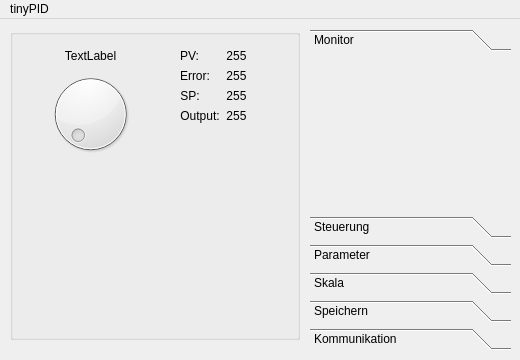
<?xml version="1.0" encoding="UTF-8"?>
<ui version="4.0">
 <class>MainWindow</class>
 <widget class="QMainWindow" name="MainWindow">
  <property name="geometry">
   <rect>
    <x>0</x>
    <y>0</y>
    <width>520</width>
    <height>360</height>
   </rect>
  </property>
  <property name="sizePolicy">
   <sizepolicy hsizetype="Fixed" vsizetype="Fixed">
    <horstretch>0</horstretch>
    <verstretch>0</verstretch>
   </sizepolicy>
  </property>
  <property name="minimumSize">
   <size>
    <width>520</width>
    <height>360</height>
   </size>
  </property>
  <property name="maximumSize">
   <size>
    <width>530</width>
    <height>370</height>
   </size>
  </property>
  <property name="windowTitle">
   <string>tinyPID</string>
  </property>
  <widget class="QWidget" name="centralwidget">
   <widget class="QToolBox" name="toolBox">
    <property name="geometry">
     <rect>
      <x>310</x>
      <y>10</y>
      <width>201</width>
      <height>321</height>
     </rect>
    </property>
    <property name="frameShape">
     <enum>QFrame::NoFrame</enum>
    </property>
    <property name="frameShadow">
     <enum>QFrame::Raised</enum>
    </property>
    <property name="currentIndex">
     <number>0</number>
    </property>
    <widget class="QWidget" name="page_6">
     <property name="geometry">
      <rect>
       <x>0</x>
       <y>0</y>
       <width>191</width>
       <height>155</height>
      </rect>
     </property>
     <attribute name="label">
      <string>Monitor</string>
     </attribute>
    </widget>
    <widget class="QWidget" name="page_5">
     <property name="geometry">
      <rect>
       <x>0</x>
       <y>0</y>
       <width>191</width>
       <height>155</height>
      </rect>
     </property>
     <attribute name="label">
      <string>Steuerung</string>
     </attribute>
     <widget class="QWidget" name="layoutWidget">
      <property name="geometry">
       <rect>
        <x>0</x>
        <y>70</y>
        <width>141</width>
        <height>31</height>
       </rect>
      </property>
      <layout class="QHBoxLayout" name="horizontalLayout">
       <item>
        <widget class="QRadioButton" name="autoRadioButton">
         <property name="text">
          <string>auto</string>
         </property>
        </widget>
       </item>
       <item>
        <widget class="QRadioButton" name="manRadioButton">
         <property name="text">
          <string>manuell</string>
         </property>
        </widget>
       </item>
      </layout>
     </widget>
     <widget class="QWidget" name="layoutWidget">
      <property name="geometry">
       <rect>
        <x>2</x>
        <y>0</y>
        <width>141</width>
        <height>50</height>
       </rect>
      </property>
      <layout class="QFormLayout" name="formLayout_6">
       <item row="0" column="0">
        <widget class="QLabel" name="label_3">
         <property name="sizePolicy">
          <sizepolicy hsizetype="Maximum" vsizetype="Preferred">
           <horstretch>0</horstretch>
           <verstretch>0</verstretch>
          </sizepolicy>
         </property>
         <property name="text">
          <string>SP:</string>
         </property>
         <property name="alignment">
          <set>Qt::AlignCenter</set>
         </property>
        </widget>
       </item>
       <item row="0" column="1">
        <widget class="QSpinBox" name="setpoint">
         <property name="frame">
          <bool>true</bool>
         </property>
         <property name="buttonSymbols">
          <enum>QAbstractSpinBox::UpDownArrows</enum>
         </property>
         <property name="accelerated">
          <bool>true</bool>
         </property>
         <property name="maximum">
          <number>255</number>
         </property>
        </widget>
       </item>
       <item row="1" column="0">
        <widget class="QLabel" name="label_4">
         <property name="text">
          <string>Output:</string>
         </property>
         <property name="alignment">
          <set>Qt::AlignCenter</set>
         </property>
        </widget>
       </item>
       <item row="1" column="1">
        <widget class="QSpinBox" name="output">
         <property name="accelerated">
          <bool>true</bool>
         </property>
         <property name="maximum">
          <number>255</number>
         </property>
        </widget>
       </item>
      </layout>
     </widget>
    </widget>
    <widget class="QWidget" name="page_2">
     <property name="geometry">
      <rect>
       <x>0</x>
       <y>0</y>
       <width>191</width>
       <height>155</height>
      </rect>
     </property>
     <attribute name="label">
      <string>Parameter</string>
     </attribute>
     <widget class="QWidget" name="formLayoutWidget_2">
      <property name="geometry">
       <rect>
        <x>0</x>
        <y>0</y>
        <width>91</width>
        <height>80</height>
       </rect>
      </property>
      <layout class="QFormLayout" name="formLayout_2">
       <property name="fieldGrowthPolicy">
        <enum>QFormLayout::ExpandingFieldsGrow</enum>
       </property>
       <item row="0" column="0">
        <widget class="QLabel" name="kpLabel">
         <property name="text">
          <string>&lt;!DOCTYPE HTML PUBLIC &quot;-//W3C//DTD HTML 4.0//EN&quot; &quot;http://www.w3.org/TR/REC-html40/strict.dtd&quot;&gt;
&lt;html&gt;&lt;head&gt;&lt;meta name=&quot;qrichtext&quot; content=&quot;1&quot; /&gt;&lt;style type=&quot;text/css&quot;&gt;
p, li { white-space: pre-wrap; }
&lt;/style&gt;&lt;/head&gt;&lt;body style=&quot; font-family:'Sans Serif'; font-size:9pt; font-weight:400; font-style:normal;&quot;&gt;
&lt;p align=&quot;center&quot; style=&quot; margin-top:0px; margin-bottom:0px; margin-left:0px; margin-right:0px; -qt-block-indent:0; text-indent:0px;&quot;&gt;K&lt;span style=&quot; vertical-align:sub;&quot;&gt;P&lt;/span&gt;&lt;/p&gt;&lt;/body&gt;&lt;/html&gt;</string>
         </property>
        </widget>
       </item>
       <item row="1" column="0">
        <widget class="QLabel" name="kiLabel">
         <property name="text">
          <string>&lt;!DOCTYPE HTML PUBLIC &quot;-//W3C//DTD HTML 4.0//EN&quot; &quot;http://www.w3.org/TR/REC-html40/strict.dtd&quot;&gt;
&lt;html&gt;&lt;head&gt;&lt;meta name=&quot;qrichtext&quot; content=&quot;1&quot; /&gt;&lt;style type=&quot;text/css&quot;&gt;
p, li { white-space: pre-wrap; }
&lt;/style&gt;&lt;/head&gt;&lt;body style=&quot; font-family:'Sans Serif'; font-size:9pt; font-weight:400; font-style:normal;&quot;&gt;
&lt;p align=&quot;center&quot; style=&quot; margin-top:0px; margin-bottom:0px; margin-left:0px; margin-right:0px; -qt-block-indent:0; text-indent:0px;&quot;&gt;K&lt;span style=&quot; vertical-align:sub;&quot;&gt;I&lt;/span&gt;&lt;/p&gt;&lt;/body&gt;&lt;/html&gt;</string>
         </property>
        </widget>
       </item>
       <item row="2" column="0">
        <widget class="QLabel" name="kdLabel">
         <property name="text">
          <string>&lt;!DOCTYPE HTML PUBLIC &quot;-//W3C//DTD HTML 4.0//EN&quot; &quot;http://www.w3.org/TR/REC-html40/strict.dtd&quot;&gt;
&lt;html&gt;&lt;head&gt;&lt;meta name=&quot;qrichtext&quot; content=&quot;1&quot; /&gt;&lt;style type=&quot;text/css&quot;&gt;
p, li { white-space: pre-wrap; }
&lt;/style&gt;&lt;/head&gt;&lt;body style=&quot; font-family:'Sans Serif'; font-size:9pt; font-weight:400; font-style:normal;&quot;&gt;
&lt;p align=&quot;center&quot; style=&quot; margin-top:0px; margin-bottom:0px; margin-left:0px; margin-right:0px; -qt-block-indent:0; text-indent:0px;&quot;&gt;K&lt;span style=&quot; vertical-align:sub;&quot;&gt;D&lt;/span&gt;&lt;/p&gt;&lt;/body&gt;&lt;/html&gt;</string>
         </property>
        </widget>
       </item>
       <item row="0" column="1">
        <widget class="QDoubleSpinBox" name="kpDoubleSpinBox">
         <property name="accelerated">
          <bool>false</bool>
         </property>
        </widget>
       </item>
       <item row="1" column="1">
        <widget class="QDoubleSpinBox" name="kiDoubleSpinBox">
         <property name="accelerated">
          <bool>false</bool>
         </property>
        </widget>
       </item>
       <item row="2" column="1">
        <widget class="QDoubleSpinBox" name="kdDoubleSpinBox">
         <property name="accelerated">
          <bool>false</bool>
         </property>
        </widget>
       </item>
      </layout>
     </widget>
     <widget class="QWidget" name="formLayoutWidget_3">
      <property name="geometry">
       <rect>
        <x>90</x>
        <y>20</y>
        <width>81</width>
        <height>60</height>
       </rect>
      </property>
      <layout class="QFormLayout" name="formLayout_4">
       <property name="fieldGrowthPolicy">
        <enum>QFormLayout::ExpandingFieldsGrow</enum>
       </property>
       <item row="1" column="0">
        <widget class="QLabel" name="tvLabel">
         <property name="text">
          <string>&lt;!DOCTYPE HTML PUBLIC &quot;-//W3C//DTD HTML 4.0//EN&quot; &quot;http://www.w3.org/TR/REC-html40/strict.dtd&quot;&gt;
&lt;html&gt;&lt;head&gt;&lt;meta name=&quot;qrichtext&quot; content=&quot;1&quot; /&gt;&lt;style type=&quot;text/css&quot;&gt;
p, li { white-space: pre-wrap; }
&lt;/style&gt;&lt;/head&gt;&lt;body style=&quot; font-family:'Sans Serif'; font-size:9pt; font-weight:400; font-style:normal;&quot;&gt;
&lt;p align=&quot;center&quot; style=&quot; margin-top:0px; margin-bottom:0px; margin-left:0px; margin-right:0px; -qt-block-indent:0; text-indent:0px;&quot;&gt;T&lt;span style=&quot; vertical-align:sub;&quot;&gt;V&lt;/span&gt;&lt;/p&gt;&lt;/body&gt;&lt;/html&gt;</string>
         </property>
        </widget>
       </item>
       <item row="0" column="0">
        <widget class="QLabel" name="tnLabel">
         <property name="text">
          <string>&lt;!DOCTYPE HTML PUBLIC &quot;-//W3C//DTD HTML 4.0//EN&quot; &quot;http://www.w3.org/TR/REC-html40/strict.dtd&quot;&gt;
&lt;html&gt;&lt;head&gt;&lt;meta name=&quot;qrichtext&quot; content=&quot;1&quot; /&gt;&lt;style type=&quot;text/css&quot;&gt;
p, li { white-space: pre-wrap; }
&lt;/style&gt;&lt;/head&gt;&lt;body style=&quot; font-family:'Sans Serif'; font-size:9pt; font-weight:400; font-style:normal;&quot;&gt;
&lt;p align=&quot;center&quot; style=&quot; margin-top:0px; margin-bottom:0px; margin-left:0px; margin-right:0px; -qt-block-indent:0; text-indent:0px;&quot;&gt;T&lt;span style=&quot; vertical-align:sub;&quot;&gt;N&lt;/span&gt;&lt;/p&gt;&lt;/body&gt;&lt;/html&gt;</string>
         </property>
        </widget>
       </item>
       <item row="1" column="1">
        <widget class="QDoubleSpinBox" name="tvDoubleSpinBox">
         <property name="enabled">
          <bool>false</bool>
         </property>
         <property name="buttonSymbols">
          <enum>QAbstractSpinBox::NoButtons</enum>
         </property>
        </widget>
       </item>
       <item row="0" column="1">
        <widget class="QDoubleSpinBox" name="tnDoubleSpinBox">
         <property name="enabled">
          <bool>false</bool>
         </property>
         <property name="buttonSymbols">
          <enum>QAbstractSpinBox::NoButtons</enum>
         </property>
        </widget>
       </item>
      </layout>
     </widget>
     <widget class="QDialogButtonBox" name="ParameterButtonBox">
      <property name="geometry">
       <rect>
        <x>0</x>
        <y>100</y>
        <width>176</width>
        <height>25</height>
       </rect>
      </property>
      <property name="standardButtons">
       <set>QDialogButtonBox::Ok|QDialogButtonBox::Reset</set>
      </property>
     </widget>
    </widget>
    <widget class="QWidget" name="page_4">
     <property name="geometry">
      <rect>
       <x>0</x>
       <y>0</y>
       <width>191</width>
       <height>155</height>
      </rect>
     </property>
     <attribute name="label">
      <string>Skala</string>
     </attribute>
     <widget class="QWidget" name="formLayoutWidget_4">
      <property name="geometry">
       <rect>
        <x>0</x>
        <y>0</y>
        <width>101</width>
        <height>111</height>
       </rect>
      </property>
      <layout class="QFormLayout" name="formLayout_5">
       <item row="0" column="0">
        <widget class="QLabel" name="xminLabel">
         <property name="text">
          <string>&lt;!DOCTYPE HTML PUBLIC &quot;-//W3C//DTD HTML 4.0//EN&quot; &quot;http://www.w3.org/TR/REC-html40/strict.dtd&quot;&gt;
&lt;html&gt;&lt;head&gt;&lt;meta name=&quot;qrichtext&quot; content=&quot;1&quot; /&gt;&lt;style type=&quot;text/css&quot;&gt;
p, li { white-space: pre-wrap; }
&lt;/style&gt;&lt;/head&gt;&lt;body style=&quot; font-family:'Sans Serif'; font-size:9pt; font-weight:400; font-style:normal;&quot;&gt;
&lt;p style=&quot; margin-top:0px; margin-bottom:0px; margin-left:0px; margin-right:0px; -qt-block-indent:0; text-indent:0px;&quot;&gt;&lt;span style=&quot; font-size:12pt;&quot;&gt;x&lt;/span&gt;&lt;span style=&quot; font-size:12pt; vertical-align:sub;&quot;&gt;min&lt;/span&gt;&lt;/p&gt;&lt;/body&gt;&lt;/html&gt;</string>
         </property>
        </widget>
       </item>
       <item row="0" column="1">
        <widget class="QSpinBox" name="xminSpinBox">
         <property name="maximum">
          <number>255</number>
         </property>
        </widget>
       </item>
       <item row="1" column="0">
        <widget class="QLabel" name="xmaxLabel">
         <property name="text">
          <string>&lt;!DOCTYPE HTML PUBLIC &quot;-//W3C//DTD HTML 4.0//EN&quot; &quot;http://www.w3.org/TR/REC-html40/strict.dtd&quot;&gt;
&lt;html&gt;&lt;head&gt;&lt;meta name=&quot;qrichtext&quot; content=&quot;1&quot; /&gt;&lt;style type=&quot;text/css&quot;&gt;
p, li { white-space: pre-wrap; }
&lt;/style&gt;&lt;/head&gt;&lt;body style=&quot; font-family:'Sans Serif'; font-size:9pt; font-weight:400; font-style:normal;&quot;&gt;
&lt;p style=&quot; margin-top:0px; margin-bottom:0px; margin-left:0px; margin-right:0px; -qt-block-indent:0; text-indent:0px;&quot;&gt;&lt;span style=&quot; font-size:12pt;&quot;&gt;x&lt;/span&gt;&lt;span style=&quot; font-size:12pt; vertical-align:sub;&quot;&gt;max&lt;/span&gt;&lt;/p&gt;&lt;/body&gt;&lt;/html&gt;</string>
         </property>
        </widget>
       </item>
       <item row="1" column="1">
        <widget class="QSpinBox" name="xmaxSpinBox">
         <property name="maximum">
          <number>255</number>
         </property>
        </widget>
       </item>
       <item row="2" column="0">
        <widget class="QLabel" name="yminLabel">
         <property name="text">
          <string>&lt;!DOCTYPE HTML PUBLIC &quot;-//W3C//DTD HTML 4.0//EN&quot; &quot;http://www.w3.org/TR/REC-html40/strict.dtd&quot;&gt;
&lt;html&gt;&lt;head&gt;&lt;meta name=&quot;qrichtext&quot; content=&quot;1&quot; /&gt;&lt;style type=&quot;text/css&quot;&gt;
p, li { white-space: pre-wrap; }
&lt;/style&gt;&lt;/head&gt;&lt;body style=&quot; font-family:'Sans Serif'; font-size:9pt; font-weight:400; font-style:normal;&quot;&gt;
&lt;p style=&quot; margin-top:0px; margin-bottom:0px; margin-left:0px; margin-right:0px; -qt-block-indent:0; text-indent:0px;&quot;&gt;&lt;span style=&quot; font-size:12pt;&quot;&gt;y&lt;/span&gt;&lt;span style=&quot; font-size:12pt; vertical-align:sub;&quot;&gt;min&lt;/span&gt;&lt;/p&gt;&lt;/body&gt;&lt;/html&gt;</string>
         </property>
        </widget>
       </item>
       <item row="2" column="1">
        <widget class="QSpinBox" name="yminSpinBox">
         <property name="maximum">
          <number>255</number>
         </property>
        </widget>
       </item>
       <item row="3" column="0">
        <widget class="QLabel" name="ymaxLabel">
         <property name="text">
          <string>&lt;!DOCTYPE HTML PUBLIC &quot;-//W3C//DTD HTML 4.0//EN&quot; &quot;http://www.w3.org/TR/REC-html40/strict.dtd&quot;&gt;
&lt;html&gt;&lt;head&gt;&lt;meta name=&quot;qrichtext&quot; content=&quot;1&quot; /&gt;&lt;style type=&quot;text/css&quot;&gt;
p, li { white-space: pre-wrap; }
&lt;/style&gt;&lt;/head&gt;&lt;body style=&quot; font-family:'Sans Serif'; font-size:9pt; font-weight:400; font-style:normal;&quot;&gt;
&lt;p style=&quot; margin-top:0px; margin-bottom:0px; margin-left:0px; margin-right:0px; -qt-block-indent:0; text-indent:0px;&quot;&gt;&lt;span style=&quot; font-size:12pt;&quot;&gt;y&lt;/span&gt;&lt;span style=&quot; font-size:12pt; vertical-align:sub;&quot;&gt;max&lt;/span&gt;&lt;/p&gt;&lt;/body&gt;&lt;/html&gt;</string>
         </property>
        </widget>
       </item>
       <item row="3" column="1">
        <widget class="QSpinBox" name="ymaxSpinBox">
         <property name="maximum">
          <number>255</number>
         </property>
        </widget>
       </item>
      </layout>
     </widget>
     <widget class="QDialogButtonBox" name="ScaleButtonBox">
      <property name="geometry">
       <rect>
        <x>0</x>
        <y>120</y>
        <width>176</width>
        <height>25</height>
       </rect>
      </property>
      <property name="standardButtons">
       <set>QDialogButtonBox::Ok|QDialogButtonBox::Reset</set>
      </property>
     </widget>
    </widget>
    <widget class="QWidget" name="page_3">
     <property name="geometry">
      <rect>
       <x>0</x>
       <y>0</y>
       <width>191</width>
       <height>155</height>
      </rect>
     </property>
     <attribute name="label">
      <string>Speichern</string>
     </attribute>
     <widget class="QWidget" name="layoutWidget">
      <property name="geometry">
       <rect>
        <x>0</x>
        <y>10</y>
        <width>81</width>
        <height>52</height>
       </rect>
      </property>
      <layout class="QVBoxLayout" name="verticalLayout_4">
       <item>
        <widget class="QPushButton" name="eepromButton">
         <property name="text">
          <string>EEPROM</string>
         </property>
        </widget>
       </item>
       <item>
        <widget class="QPushButton" name="fileButton">
         <property name="text">
          <string>Datei</string>
         </property>
        </widget>
       </item>
      </layout>
     </widget>
    </widget>
    <widget class="QWidget" name="page">
     <property name="geometry">
      <rect>
       <x>0</x>
       <y>0</y>
       <width>191</width>
       <height>155</height>
      </rect>
     </property>
     <attribute name="label">
      <string>Kommunikation</string>
     </attribute>
     <widget class="QWidget" name="layoutWidget">
      <property name="geometry">
       <rect>
        <x>0</x>
        <y>0</y>
        <width>139</width>
        <height>148</height>
       </rect>
      </property>
      <layout class="QVBoxLayout" name="verticalLayout_3">
       <item>
        <layout class="QFormLayout" name="formLayout_3">
         <property name="fieldGrowthPolicy">
          <enum>QFormLayout::ExpandingFieldsGrow</enum>
         </property>
         <item row="0" column="0">
          <widget class="QLabel" name="portLabel">
           <property name="text">
            <string>Port</string>
           </property>
          </widget>
         </item>
         <item row="0" column="1">
          <widget class="QLineEdit" name="portLineEdit">
           <property name="text">
            <string>/dev/ttyUSB0</string>
           </property>
          </widget>
         </item>
         <item row="1" column="0">
          <widget class="QLabel" name="speedLabel">
           <property name="text">
            <string>Speed</string>
           </property>
          </widget>
         </item>
         <item row="1" column="1">
          <widget class="QLineEdit" name="speedLineEdit">
           <property name="text">
            <string>19200</string>
           </property>
          </widget>
         </item>
         <item row="2" column="0">
          <widget class="QLabel" name="updateLabel">
           <property name="text">
            <string>Update</string>
           </property>
          </widget>
         </item>
         <item row="2" column="1">
          <widget class="QDoubleSpinBox" name="updateDoubleSpinBox">
           <property name="decimals">
            <number>1</number>
           </property>
           <property name="maximum">
            <double>10.000000000000000</double>
           </property>
           <property name="singleStep">
            <double>0.100000000000000</double>
           </property>
          </widget>
         </item>
        </layout>
       </item>
       <item>
        <widget class="QCheckBox" name="connectCheckBox">
         <property name="text">
          <string>Auto-Connect</string>
         </property>
        </widget>
       </item>
       <item>
        <widget class="QPushButton" name="connectButton">
         <property name="text">
          <string>Connect</string>
         </property>
        </widget>
       </item>
       <item>
        <widget class="QLabel" name="connectionLabel">
         <property name="text">
          <string/>
         </property>
        </widget>
       </item>
      </layout>
     </widget>
    </widget>
   </widget>
   <widget class="QGroupBox" name="groupBox">
    <property name="geometry">
     <rect>
      <x>10</x>
      <y>10</y>
      <width>290</width>
      <height>311</height>
     </rect>
    </property>
    <widget class="QWidget" name="layoutWidget">
     <property name="geometry">
      <rect>
       <x>20</x>
       <y>20</y>
       <width>121</width>
       <height>110</height>
      </rect>
     </property>
     <layout class="QVBoxLayout" name="verticalLayout_2">
      <item>
       <widget class="QLabel" name="dialLabel">
        <property name="text">
         <string>TextLabel</string>
        </property>
        <property name="alignment">
         <set>Qt::AlignCenter</set>
        </property>
       </widget>
      </item>
      <item>
       <widget class="QDial" name="dial">
        <property name="maximum">
         <number>255</number>
        </property>
        <property name="wrapping">
         <bool>false</bool>
        </property>
        <property name="notchesVisible">
         <bool>false</bool>
        </property>
       </widget>
      </item>
     </layout>
    </widget>
    <widget class="QWidget" name="formLayoutWidget">
     <property name="geometry">
      <rect>
       <x>170</x>
       <y>20</y>
       <width>101</width>
       <height>86</height>
      </rect>
     </property>
     <layout class="QFormLayout" name="formLayout">
      <property name="fieldGrowthPolicy">
       <enum>QFormLayout::ExpandingFieldsGrow</enum>
      </property>
      <item row="0" column="0">
       <widget class="QLabel" name="label">
        <property name="text">
         <string>PV:</string>
        </property>
        <property name="alignment">
         <set>Qt::AlignCenter</set>
        </property>
       </widget>
      </item>
      <item row="1" column="0">
       <widget class="QLabel" name="label_2">
        <property name="text">
         <string>Error:</string>
        </property>
        <property name="alignment">
         <set>Qt::AlignCenter</set>
        </property>
       </widget>
      </item>
      <item row="2" column="0">
       <widget class="QLabel" name="label_6">
        <property name="sizePolicy">
         <sizepolicy hsizetype="Maximum" vsizetype="Preferred">
          <horstretch>0</horstretch>
          <verstretch>0</verstretch>
         </sizepolicy>
        </property>
        <property name="text">
         <string>SP:</string>
        </property>
        <property name="alignment">
         <set>Qt::AlignCenter</set>
        </property>
       </widget>
      </item>
      <item row="3" column="0">
       <widget class="QLabel" name="label_5">
        <property name="text">
         <string>Output:</string>
        </property>
        <property name="alignment">
         <set>Qt::AlignCenter</set>
        </property>
       </widget>
      </item>
      <item row="2" column="1">
       <widget class="QLabel" name="setpointLabel">
        <property name="text">
         <string>255</string>
        </property>
        <property name="alignment">
         <set>Qt::AlignCenter</set>
        </property>
        <property name="margin">
         <number>2</number>
        </property>
        <property name="indent">
         <number>-1</number>
        </property>
       </widget>
      </item>
      <item row="3" column="1">
       <widget class="QLabel" name="outputLabel">
        <property name="text">
         <string>255</string>
        </property>
        <property name="alignment">
         <set>Qt::AlignCenter</set>
        </property>
        <property name="margin">
         <number>2</number>
        </property>
       </widget>
      </item>
      <item row="0" column="1">
       <widget class="QLabel" name="pvLabel">
        <property name="text">
         <string>255</string>
        </property>
        <property name="alignment">
         <set>Qt::AlignCenter</set>
        </property>
        <property name="margin">
         <number>2</number>
        </property>
       </widget>
      </item>
      <item row="1" column="1">
       <widget class="QLabel" name="errorLabel">
        <property name="text">
         <string>255</string>
        </property>
        <property name="alignment">
         <set>Qt::AlignCenter</set>
        </property>
        <property name="margin">
         <number>2</number>
        </property>
        <property name="indent">
         <number>-1</number>
        </property>
       </widget>
      </item>
     </layout>
    </widget>
   </widget>
  </widget>
  <widget class="QMenuBar" name="menubar">
   <property name="geometry">
    <rect>
     <x>0</x>
     <y>0</y>
     <width>520</width>
     <height>20</height>
    </rect>
   </property>
   <widget class="QMenu" name="menuTinyPID">
    <property name="title">
     <string>tinyPID</string>
    </property>
    <addaction name="actionBeenden"/>
   </widget>
   <addaction name="menuTinyPID"/>
  </widget>
  <action name="actionBeenden">
   <property name="text">
    <string>&amp;Schließen</string>
   </property>
  </action>
  <action name="action_Auto_Connect">
   <property name="checkable">
    <bool>true</bool>
   </property>
   <property name="text">
    <string>&amp;Auto-Connect</string>
   </property>
  </action>
 </widget>
 <resources/>
 <connections>
  <connection>
   <sender>actionBeenden</sender>
   <signal>triggered()</signal>
   <receiver>MainWindow</receiver>
   <slot>close()</slot>
   <hints>
    <hint type="sourcelabel">
     <x>-1</x>
     <y>-1</y>
    </hint>
    <hint type="destinationlabel">
     <x>250</x>
     <y>158</y>
    </hint>
   </hints>
  </connection>
  <connection>
   <sender>autoRadioButton</sender>
   <signal>toggled(bool)</signal>
   <receiver>output</receiver>
   <slot>setDisabled(bool)</slot>
   <hints>
    <hint type="sourcelabel">
     <x>331</x>
     <y>172</y>
    </hint>
    <hint type="destinationlabel">
     <x>393</x>
     <y>133</y>
    </hint>
   </hints>
  </connection>
  <connection>
   <sender>manRadioButton</sender>
   <signal>toggled(bool)</signal>
   <receiver>output</receiver>
   <slot>setEnabled(bool)</slot>
   <hints>
    <hint type="sourcelabel">
     <x>402</x>
     <y>164</y>
    </hint>
    <hint type="destinationlabel">
     <x>396</x>
     <y>126</y>
    </hint>
   </hints>
  </connection>
  <connection>
   <sender>setpoint</sender>
   <signal>valueChanged(QString)</signal>
   <receiver>setpointLabel</receiver>
   <slot>setText(QString)</slot>
   <hints>
    <hint type="sourcelabel">
     <x>379</x>
     <y>103</y>
    </hint>
    <hint type="destinationlabel">
     <x>239</x>
     <y>102</y>
    </hint>
   </hints>
  </connection>
  <connection>
   <sender>output</sender>
   <signal>valueChanged(QString)</signal>
   <receiver>outputLabel</receiver>
   <slot>setText(QString)</slot>
   <hints>
    <hint type="sourcelabel">
     <x>403</x>
     <y>124</y>
    </hint>
    <hint type="destinationlabel">
     <x>238</x>
     <y>123</y>
    </hint>
   </hints>
  </connection>
 </connections>
</ui>
